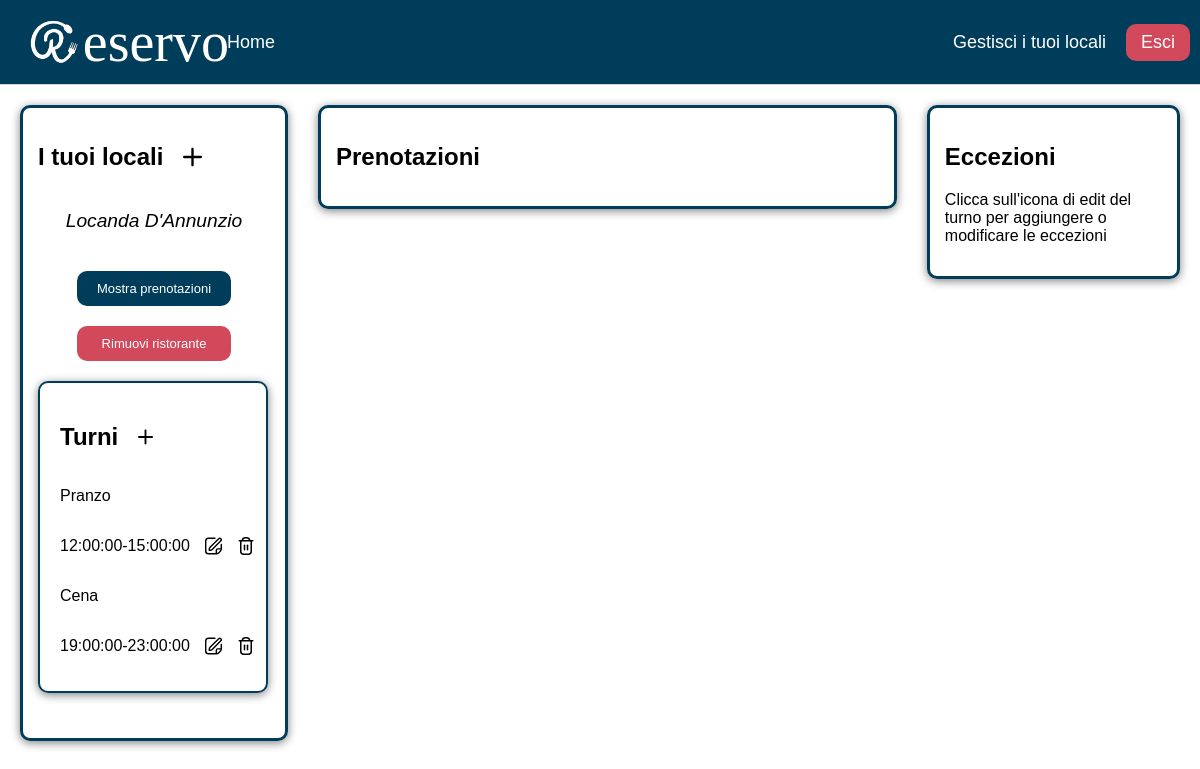
The page /php/dashboard.php (signed in) on the database its author committed.
### tables this page shows
CREATE TABLE `restaurants` (
  `Id` int(11) NOT NULL AUTO_INCREMENT,
  `Name` varchar(50) DEFAULT NULL,
  `MaxCovers` int(11) DEFAULT NULL,
  `City` varchar(50) DEFAULT NULL,
  `Address` varchar(100) DEFAULT NULL,
  `Type` int(11) DEFAULT NULL,
  `Owner` int(11) DEFAULT NULL,
  PRIMARY KEY (`Id`)
);

CREATE TABLE `shifts` (
  `Restaurant` int(11) NOT NULL,
  `Opening` time DEFAULT NULL,
  `Closure` time DEFAULT NULL,
  `Days` varchar(7) DEFAULT NULL,
  `Type` int(11) NOT NULL,
  PRIMARY KEY (`Restaurant`,`Type`)
);

### php/dashboard.php (called while the page is built, shortened)
<?php
    $owner = $_SESSION['UID'];
    $restaurants = null;
    $lunchShifts = null;
    $dinnerShifts = null;
    try {
        $connString = "mysql:host=".DBHOST.";dbname=".DBNAME;
        $pdo = new PDO($connString, DBUSER, DBPASS);
        $pdo->setAttribute(PDO::ATTR_ERRMODE, PDO::ERRMODE_EXCEPTION);
        $sql = "SELECT * FROM restaurants WHERE Owner = ?";
        $statement = $pdo->prepare($sql);
        $statement->bindValue(1, $owner);
        $statement->execute();
        $restaurants = $statement->fetchAll(PDO::FETCH_ASSOC);
        $i = 0;
        foreach ($restaurants as $restaurant) {
            $sql1 = "SELECT * FROM shifts WHERE Restaurant = ? AND Type = 0";
            $statement1 = $pdo->prepare($sql1);
            $statement1->bindValue(1, $restaurant['Id']);
            $statement1->execute();
            $lunchShifts[$i] = $statement1->fetch(PDO::FETCH_ASSOC);
            $sql2 = "SELECT * FROM shifts WHERE Restaurant = ? AND Type = 1";
            $statement2 = $pdo->prepare($sql2);
            $statement2->bindValue(1, $restaurant['Id']);
            $statement2->execute();
            $dinnerShifts[$i] = $statement2->fetch(PDO::FETCH_ASSOC);
            $i++;
        }
    }
    catch (PDOException $e) {
        error_log($e->getMessage());
        header("Location: ../html/error.html");
        exit;
    }
    include "views/dashboard.php"
?>

### php/views/dashboard.php (the view, shortened to what this page needs)
<!DOCTYPE html>
<html lang="it">
    <head>
        <link rel="stylesheet" href="../css/fonts.css">
        <link rel="stylesheet" href="../css/header.css">
        <link rel="stylesheet" href="../css/dashboard.css">
    </head>
    <body onload="init()">
        <header>
            <div class="headSx">
                <div id="logo">
                    <img src="../images/logo.png" class="logo" alt="logo">
                    <a class="name">eservo</a>
                </div>
                <a class="homepage" href="index.php">Home</a>
            </div>
            <div class="headDx">
                <p class="info">Gestisci i tuoi locali</p>
                <a class="logout" href="logout.php">Esci</a>
            </div>
        </header>
        <div id="container">
            <div id="restaurants">
                <div class="addRes">
                    <h2>I tuoi locali</h2>
                    <img src="../images/plus.svg" class="plus" data-url="addrestaurant.php" alt="aggiungi">
                </div>
                <?php if (empty($restaurants)): ?>
                    <p>Non hai ancora aggiunto ristoranti</p>
                <?php else: ?>
                <?php $i = 0 ?>
                <?php foreach ($restaurants as $restaurant): ?>
                    <div class="resButtons">
                        <p class="resName"><?= htmlspecialchars($restaurant['Name']) ?></p>
                        <button class="showReserv" onclick="showInput(<?= htmlspecialchars($restaurant['Id']) ?>)">Mostra prenotazioni</button>
                        <button class="removeRest" onclick="removeRest(event)" data-url=<?= "removerestaurant.php?resid=".htmlspecialchars($restaurant['Id']) ?>>Rimuovi ristorante</button>
                    </div>
                    <div id="shifts">
                        <div class="addShift">
                            <h2>Turni</h2>
                            <img src="../images/plus.svg" class="plus" alt="aggiungi" onclick="setResId(<?= htmlspecialchars($restaurant['Id']) ?>)">
                        </div>
                        <?php if (!empty($lunchShifts[$i])): ?>
                            <p>Pranzo</p>
                            <div class="shiftBox">
                                <p><?= htmlspecialchars($lunchShifts[$i]['Opening'])."-".htmlspecialchars($lunchShifts[$i]['Closure']) ?></p>
                                <img src="../images/edit.svg" class="settings" alt="modifica" onclick="getExceptions(event)" data-resid=<?= htmlspecialchars($restaurant['Id']) ?> data-resname="<?= htmlspecialchars($restaurant['Name']) ?>" data-shift="0">
                                <img src="../images/trash.svg" class="remove" alt="rimuovi" data-url=<?= "removeshift.php?resid=".htmlspecialchars($restaurant['Id'])."&shift=0" ?>>
                            </div>
                        <?php endif; ?>
                        <?php if (!empty($dinnerShifts[$i])): ?>
                            <p>Cena</p>
                            <div class="shiftBox">
                                <p><?= htmlspecialchars($dinnerShifts[$i]['Opening'])."-".htmlspecialchars($dinnerShifts[$i]['Closure']) ?></p>
                                <img src="../images/edit.svg" class="settings" alt="modifica" onclick="getExceptions(event)" data-resid=<?= htmlspecialchars($restaurant['Id']) ?> data-resname="<?= htmlspecialchars($restaurant['Name']) ?>" data-shift="1">
                                <img src="../images/trash.svg" class="remove" alt="rimuovi" data-url=<?= "removeshift.php?resid=".htmlspecialchars($restaurant['Id'])."&shift=1" ?>>
                            </div>
                        <?php endif; ?>
                    </div>
                    <?php $i++ ?>
                <?php endforeach; ?>
                <?php endif; ?>
            </div>
            <div id="reservations">
                <h2>Prenotazioni</h2>
            </div>
            <div id="exceptions">
                <h2>Eccezioni</h2>
                <p id="info">Clicca sull'icona di edit del turno per aggiungere o modificare le eccezioni</p>
            </div>
        </div>
    </body>
</html>

### css/header.css (style rules this page uses)
header { display: flex; justify-content: space-between; align-items: center; padding: 10px; background-color: #003d5b; border-bottom: 1px solid lightgray; }
.logout { padding: 8px 15px; font-size: large; text-decoration: none; color: white; border-radius: 10px; background-color: #d1495b; margin-left: 10px; }
.logo { width: 27%; }
.headDx { display: flex; align-items: center; gap: 10px; }
.headSx { margin-left: 20px; display: flex; align-items: center; gap: 20px; width: 60%; }
#logo { display: flex; align-items: center; gap: 5px; width: 25%; }
.name { font-size: 3.5em; font-family: 'Parisienne'; color: white; text-decoration: none; cursor: default; }
.homepage { color: white; font-size: large; text-decoration: none; }
.info { color: white; font-size: large; }

### css/dashboard.css (style rules this page uses)
body { font-family: 'GoogleSans', sans-serif; margin: 0px; }
#restaurants, #shifts, #reservations, #exceptions { border-radius: 10px; box-shadow: 0 2px 10px gray; }
#shifts { display: flex; flex-direction: column; width: 80%; padding: 20px; margin-bottom: 30px; border: 2px solid #003d5b; }
#restaurants { width: 20%; padding: 15px; border: 3px solid #003d5b; }
#reservations { width: 50%; height: 20%; padding: 15px; border: 3px solid #003d5b; }
#exceptions { width: 20%; height: 20%; padding: 15px; border: 3px solid #003d5b; }
#container { display: flex; gap: 30px; padding: 20px; }
.settings { width: 17px; cursor: pointer; }
.remove { width: 18px; cursor: pointer; }
.shiftBox { display: flex; gap: 15px; }
.addRes, .addShift { display: flex; gap: 20px; }
.plus { width: 8%; cursor: pointer; }
.showReserv { background-color: #003d5b; border-radius: 10px; padding: 10px 20px; border: none; text-decoration: none; color: white; cursor: pointer; font-size: small; }
.removeRest { background-color: #D1495B; border-radius: 10px; padding: 10px 25px; border: none; text-decoration: none; color: white; cursor: pointer; font-size: small; }
.resButtons { display: flex; flex-direction: column; align-items: center; gap: 20px; margin-bottom: 20px; }
.resName { font-size: larger; font-style: italic; }

### rows shown on the page
restaurants: Name "Locanda D'Annunzio"
shifts: Opening "12:00:00", Closure "15:00:00"
shifts: Opening "19:00:00", Closure "23:00:00"
